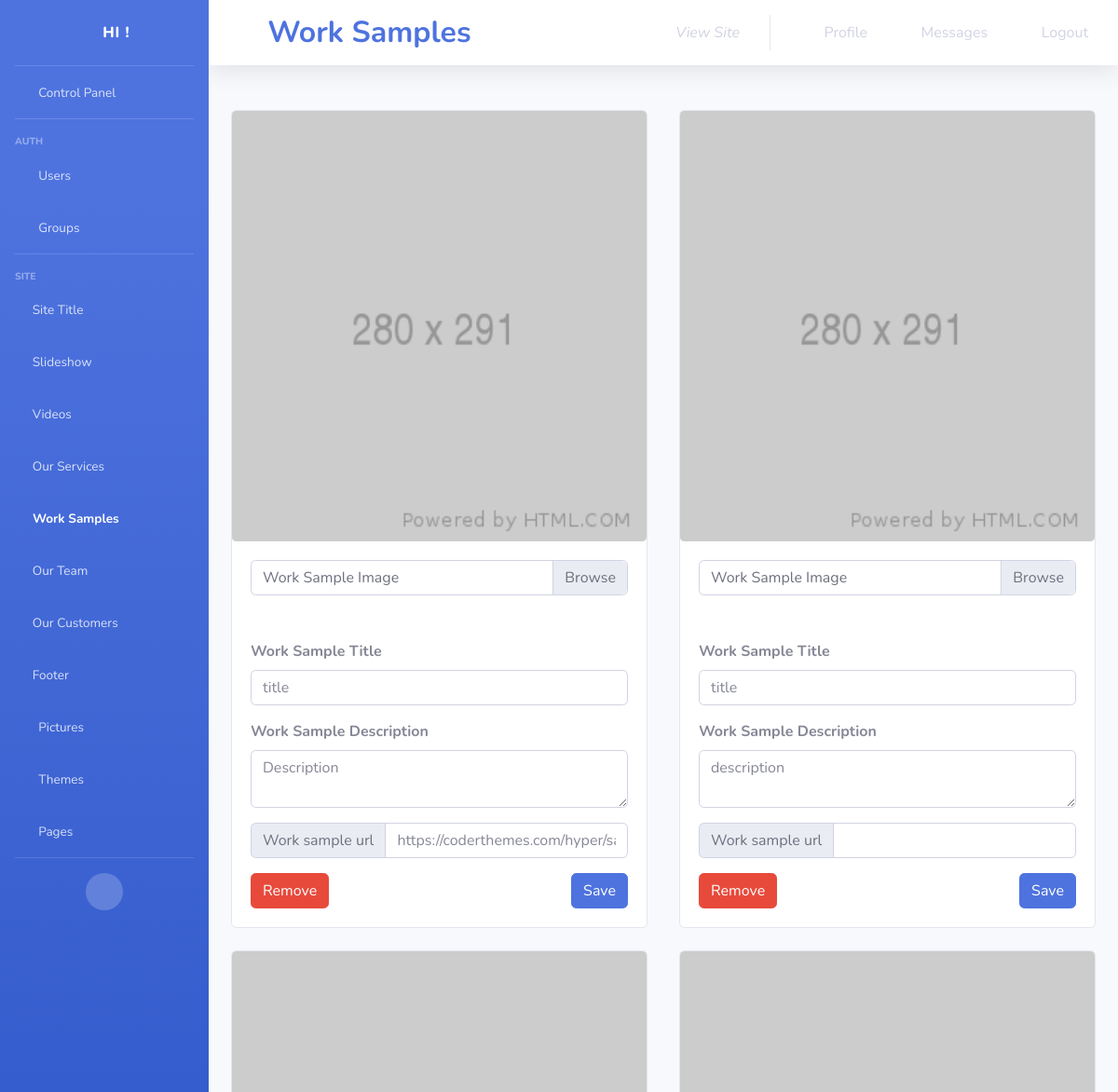
The page /control_panel/site/work-samples/ (signed in, upper part) on the database as committed earlier.
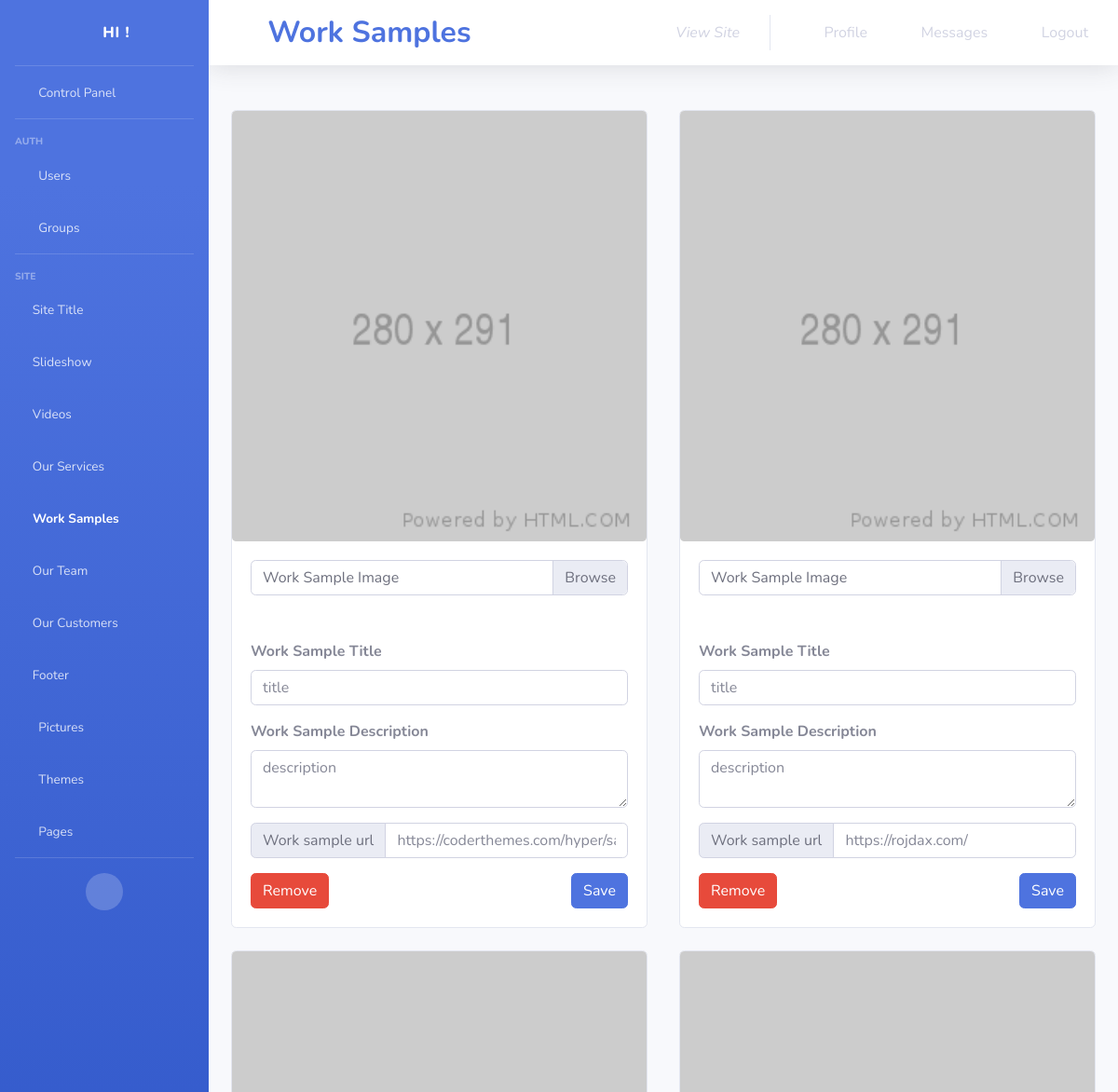
The same page on the database as committed later.
### control_panel/models.py (models this page shows)
class work_samples(models.Model):
	img=models.ImageField(upload_to='work_samples/img/',
						  default='work_samples/img/default/default.png',
						  blank=True)
	title=models.CharField(max_length=191)
	description=models.TextField()
	url=models.URLField(blank=True)
	objects=workSamplesManager()

### control_panel/views.py (the view, shortened to what this page needs)
# urls.py: path('site/work-samples/',views.work_samples_,name='control_panel/site/work-samples'),
def work_samples_(request):
	if not request.user.is_staff:
		return redirect('/')
	messages=list()
	return render(request,'control_panel/work-samples.html',
				  {
					  'messages':messages,
					  'work_samples':work_samples.objects.all()
					  })

### templates/control_panel/work-samples.html (shortened to what the changed rows need)
{% load static %}
<!DOCTYPE html>
<html lang="en">
<head>
	<link href="{% static 'cpanel/vendor/fontawesome-free/css/all.min.css' %}" rel="stylesheet" type="text/css">
	<link href="{% static 'cpanel/css/sb-admin-2.min.css' %}" rel="stylesheet">
</head>
<body id="page-top">
<div id="wrapper">
	<div id="content-wrapper" class="d-flex flex-column">
		<div id="content">
			<nav class="navbar navbar-expand navbar-light bg-white topbar mb-4 static-top shadow">
				<h1 class="fas d-none d-sm-block fa-laptop-code mr-3 font-weight-bold text-primary"></h1>
				<h2 class="m-0 d-none d-sm-block font-weight-bold text-primary">Work Samples</h2>
			</nav>
			<div class="container-fluid">
				<div class="card-deck mb-3">
					<div class="form-row">
						{% for work_sample in work_samples %}
							<div class="mt-4 col-lg-6 col-lg-6">
								<div class="card card-deck">
									<img class="card-img" src="{{ work_sample.img.url }}"
										 alt="Card image cap">
									<div class="card-body">
										<form method="POST" enctype="multipart/form-data">
											<div class="input-group mb-5">
												<div class="custom-file">
													<label class="custom-file-label"
														   for="inputGroupFile01">Work Sample Image</label>
												</div>
											</div>
											<div class="form-row">
												<div class="col">
													<div class="form-group"><label><strong>Work Sample
																						   Title</strong></label><input
															class="form-control" type="text"
															placeholder="{{ work_sample.title }}"
															name="work-sample-title">
													</div>
													<div class="form-group"><label><strong>Work Sample
																						   Description</strong></label>
														<textarea class="form-control" rows="2"
																  placeholder="{{ work_sample.description }}"
																  name="work-sample-description"></textarea></div>
												</div>
											</div>
											<div class="input-group mb-3">
												<div class="input-group-prepend">
													<span class="input-group-text"
														  id="basic-addon1">Work sample url</span>
												</div>
												<input type="text" class="form-control"
													   placeholder="{{ work_sample.url }}"
													   aria-label="Username" aria-describedby="basic-addon1"
													   name="work-sample-url">
											</div>
											<button style="float: right;" class="btn btn-primary"
													value="{{ work_sample.id }}" type="submit"
													name="save">Save
											</button>
											<button class="btn btn-danger"
													value="{{ work_sample.id }}" type="submit"
													name="remove-work-sample">Remove
											</button>
										</form>
									</div>
								</div>
							</div>
						{% endfor %}
					</div>
				</div>
			</div>
		</div>
	</div>
</div>
</body>
</html>

Rows that differ between the two databases and show on the page:
changed work_samples "https://coderthemes.com/hyper/saas/dashboard-crm.html": work-sample-description "Description" → "description"
changed work_samples: work-sample-url (not shown) → "https://rojdax.com/"
